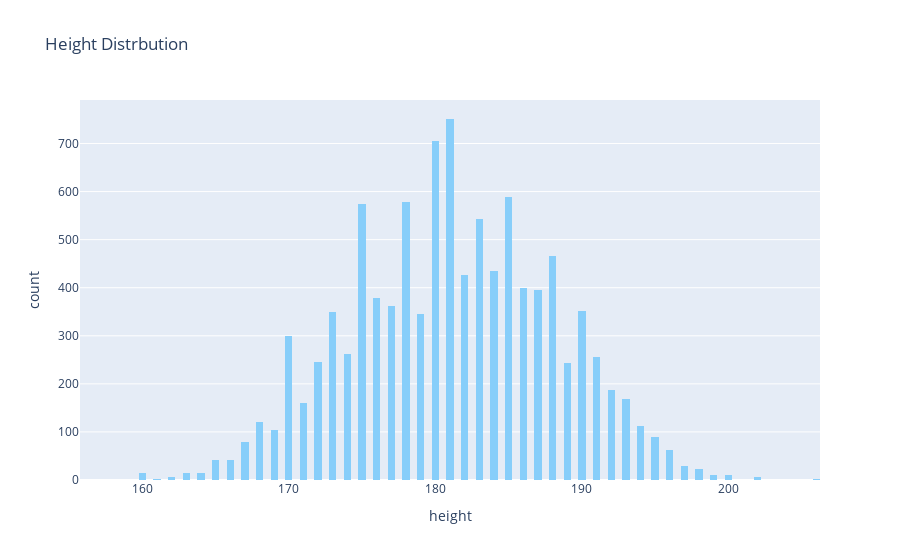

Notebook code for this chart:
### Code cell
fig = px.histogram(
    df_football, 
    x='height', 
    title='Height Distrbution',
    color_discrete_sequence=['lightskyblue']
)

# Show the figure
fig.show()

### Figure 1 — Plotly figure (JSON) as saved in the notebook; plotly's stock layout.template omitted (floating-point values rounded to 4 significant figures; data arrays with more than 128 entries replaced by an {"elided": "..."} marker saying what was removed)
{"data": [{"alignmentgroup": "True", "bingroup": "x", "hovertemplate": "height=%{x}<br>count=%{y}<extra></extra>", "legendgroup": "", "marker": {"color": "lightskyblue", "pattern": {"shape": ""}}, "name": "", "offsetgroup": "", "orientation": "v", "showlegend": false, "type": "histogram", "x": {"elided": "10259 float values"}, "xaxis": "x", "yaxis": "y"}], "layout": {"barmode": "relative", "legend": {"tracegroupgap": 0}, "title": {"text": "Height Distrbution"}, "xaxis": {"anchor": "y", "domain": [0, 1], "title": {"text": "height"}}, "yaxis": {"anchor": "x", "domain": [0, 1], "title": {"text": "count"}}}}
